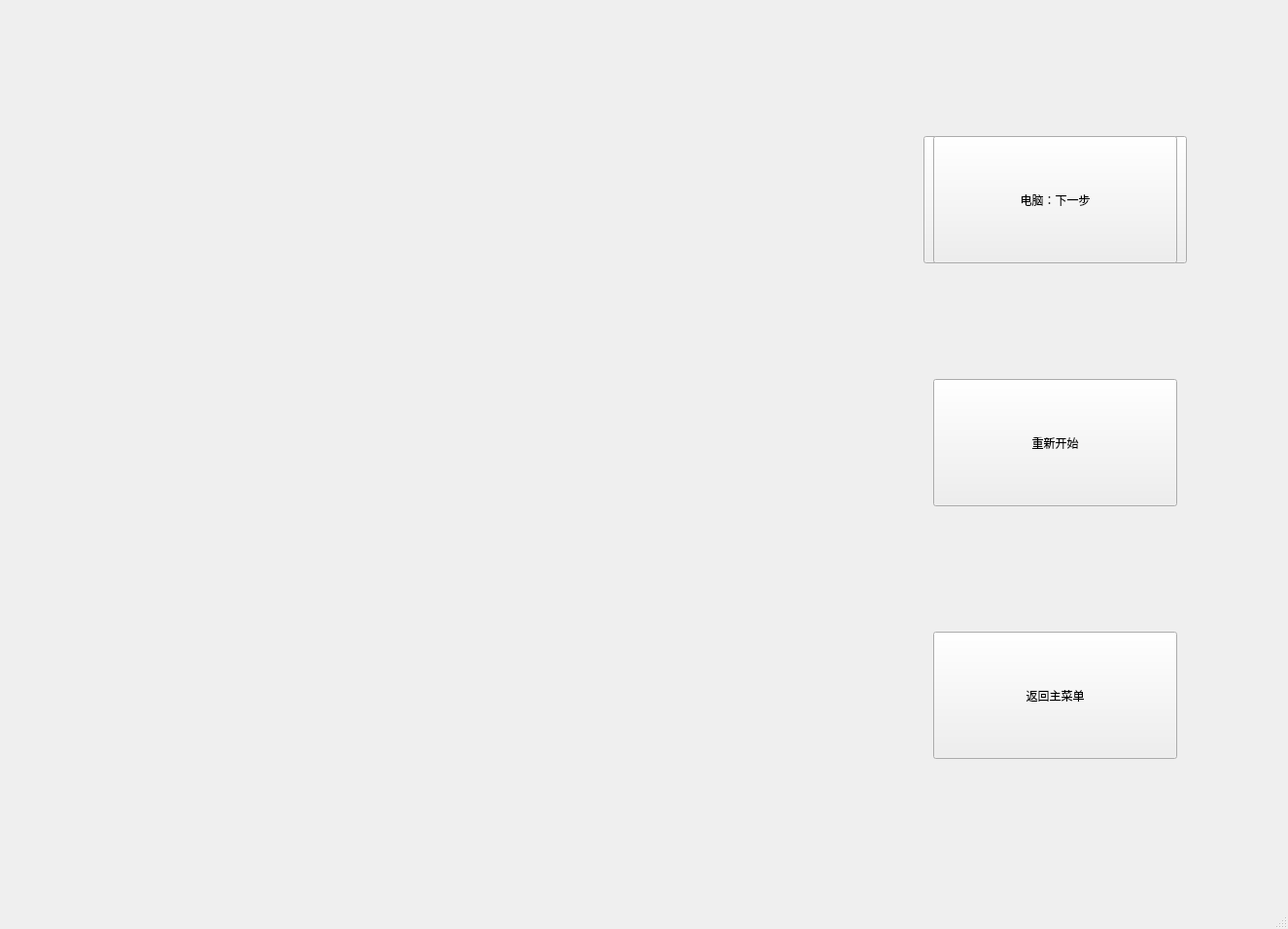
<?xml version="1.0" encoding="UTF-8"?>
<ui version="4.0">
 <class>MainWindow</class>
 <widget class="QMainWindow" name="MainWindow">
  <property name="geometry">
   <rect>
    <x>0</x>
    <y>0</y>
    <width>1325</width>
    <height>956</height>
   </rect>
  </property>
  <property name="windowTitle">
   <string>MainWindow</string>
  </property>
  <widget class="QWidget" name="centralwidget">
   <widget class="QPushButton" name="pushButton_4">
    <property name="geometry">
     <rect>
      <x>960</x>
      <y>650</y>
      <width>251</width>
      <height>131</height>
     </rect>
    </property>
    <property name="styleSheet">
     <string notr="true">font: 22pt &quot;华文楷体&quot;;
border-image: url(:/image/4.jpg);</string>
    </property>
    <property name="text">
     <string>返回主菜单</string>
    </property>
   </widget>
   <widget class="QPushButton" name="pushButton_5">
    <property name="geometry">
     <rect>
      <x>960</x>
      <y>140</y>
      <width>251</width>
      <height>131</height>
     </rect>
    </property>
    <property name="styleSheet">
     <string notr="true">font: 22pt &quot;华文楷体&quot;;
border-image: url(:/image/4.jpg);</string>
    </property>
    <property name="text">
     <string>开始游戏</string>
    </property>
   </widget>
   <widget class="QPushButton" name="pushButton_6">
    <property name="geometry">
     <rect>
      <x>950</x>
      <y>140</y>
      <width>121</width>
      <height>131</height>
     </rect>
    </property>
    <property name="styleSheet">
     <string notr="true">font: 22pt &quot;华文楷体&quot;;
border-image: url(:/image/4.jpg);</string>
    </property>
    <property name="text">
     <string>先手</string>
    </property>
   </widget>
   <widget class="QPushButton" name="pushButton_7">
    <property name="geometry">
     <rect>
      <x>1100</x>
      <y>140</y>
      <width>121</width>
      <height>131</height>
     </rect>
    </property>
    <property name="styleSheet">
     <string notr="true">font: 22pt &quot;华文楷体&quot;;
border-image: url(:/image/4.jpg);</string>
    </property>
    <property name="text">
     <string>后手</string>
    </property>
   </widget>
   <widget class="QPushButton" name="pushButton_8">
    <property name="geometry">
     <rect>
      <x>960</x>
      <y>140</y>
      <width>251</width>
      <height>131</height>
     </rect>
    </property>
    <property name="styleSheet">
     <string notr="true">font: 22pt &quot;华文楷体&quot;;
border-image: url(:/image/4.jpg);</string>
    </property>
    <property name="text">
     <string>电脑：下一步</string>
    </property>
   </widget>
   <widget class="QPushButton" name="pushButton_9">
    <property name="geometry">
     <rect>
      <x>960</x>
      <y>390</y>
      <width>251</width>
      <height>131</height>
     </rect>
    </property>
    <property name="styleSheet">
     <string notr="true">font: 22pt &quot;华文楷体&quot;;
border-image: url(:/image/4.jpg);</string>
    </property>
    <property name="text">
     <string>重新开始</string>
    </property>
   </widget>
  </widget>
  <widget class="QMenuBar" name="menubar">
   <property name="geometry">
    <rect>
     <x>0</x>
     <y>0</y>
     <width>1325</width>
     <height>21</height>
    </rect>
   </property>
  </widget>
  <widget class="QStatusBar" name="statusbar"/>
 </widget>
 <resources/>
 <connections/>
</ui>
